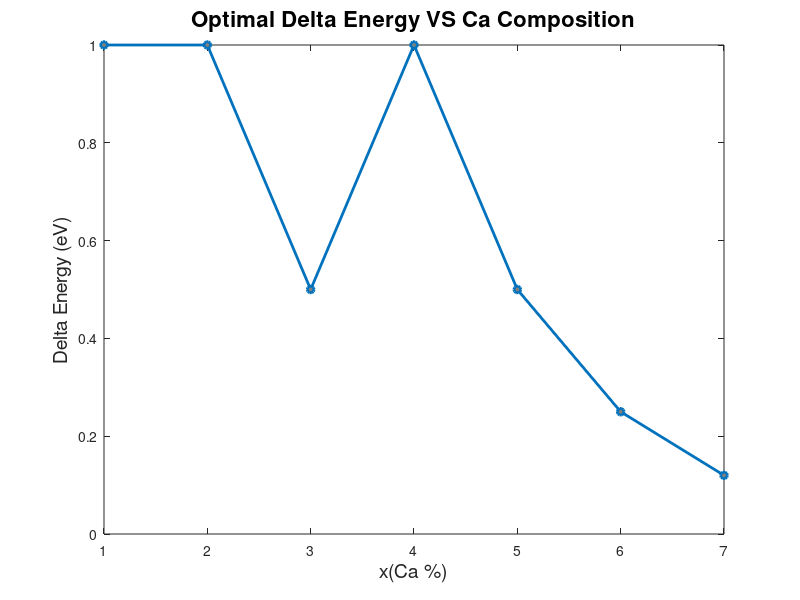

Write the MATLAB code that produced this figure.
clear all;clc;close all;

x = 1:1:7;
y = [1,1,0.5,1,0.5,0.25,0.12];
plot(x,y,'-o','LineWidth',2,...
    'MarkerSize',5,...
    'MarkerFaceColor',[0.5,0.5,0.5]);
title('Optimal Delta Energy VS Ca Composition','fontsize',16,'fontweight','bold');
xlabel('x(Ca %)','fontsize',14);
ylabel('Delta Energy (eV)' ,'fontsize',14);
